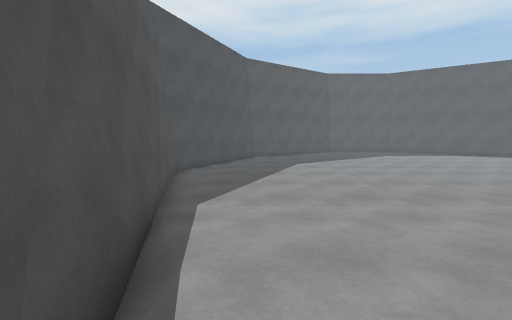
view 1 (above)

17 first-person views from a walk through a 3-D level made in the Unity game engine. The camera is 1.2 m above the floor, tilts 6° down and sees 90° across. The floor is counted in squares, 1 m on a side. Each view is taken from the middle of a square. On the plan, view 1 faces up. The plan holds only what a view shows up to about 12 squares ahead; the rest is blank. The place goes on beyond the plan. The player character is not drawn.

view 2
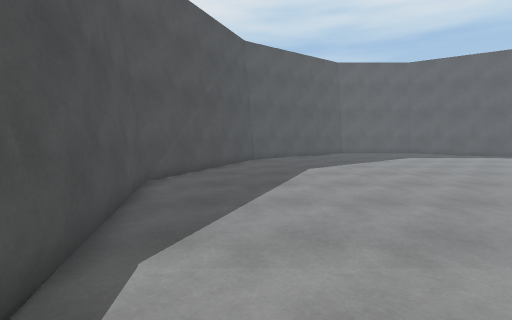

view 3
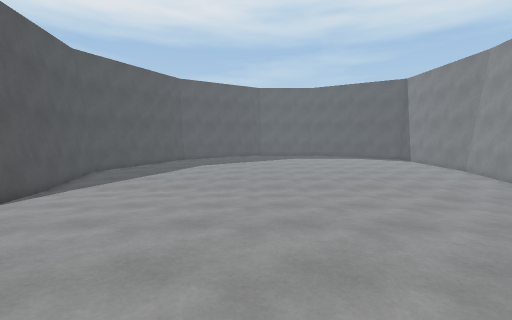

view 4
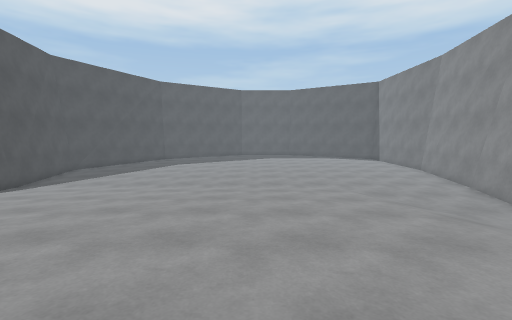

view 5
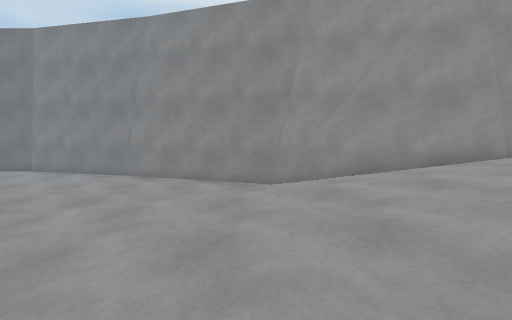

view 6
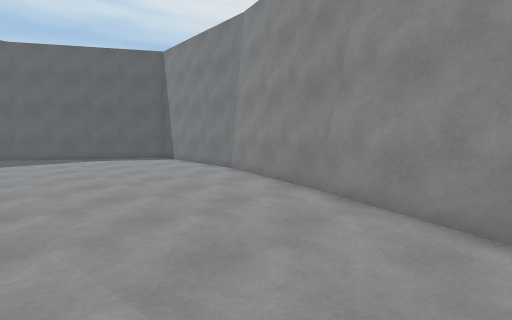

view 7
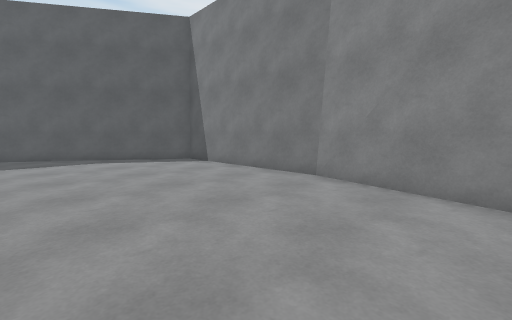

view 8
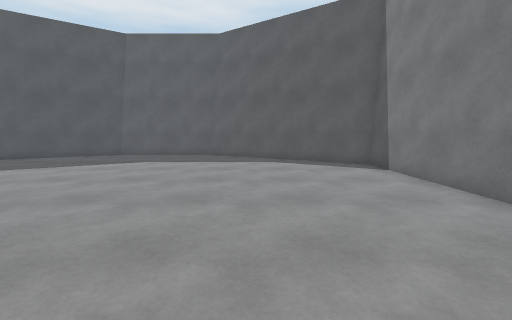

view 9
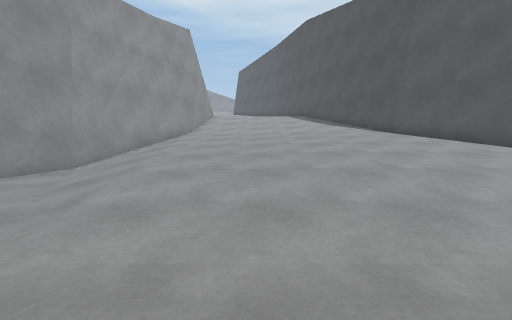

view 10
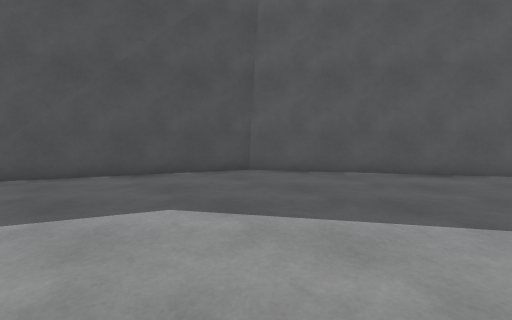

view 11
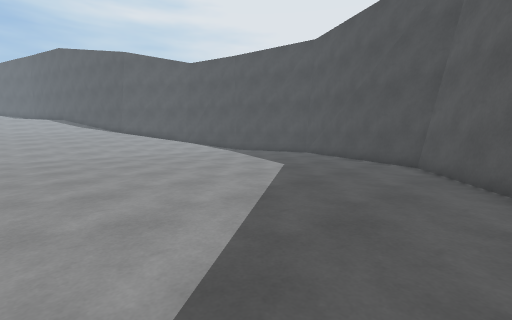

view 12
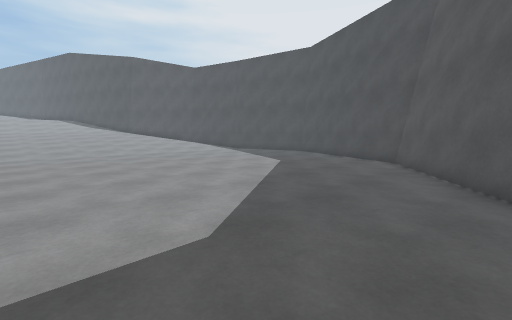

view 13
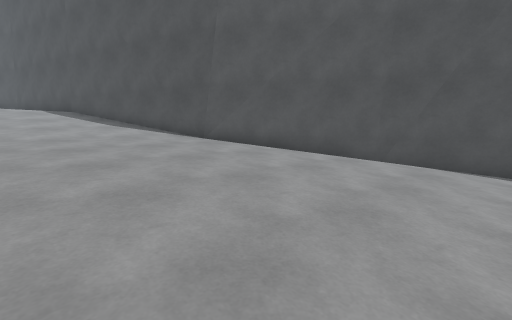

view 14
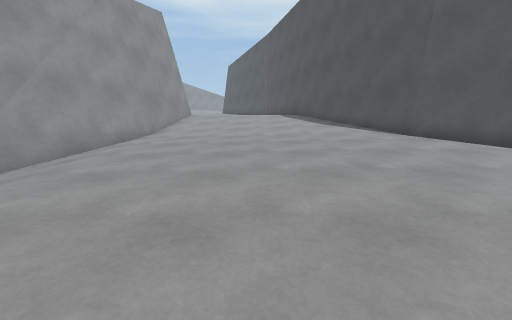

view 15
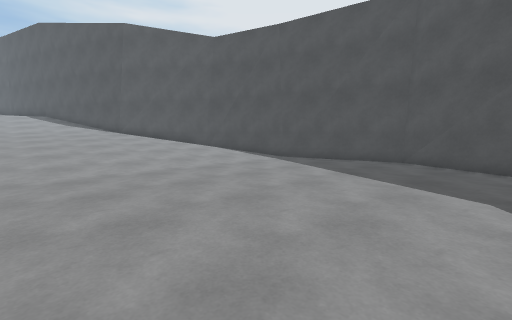

view 16
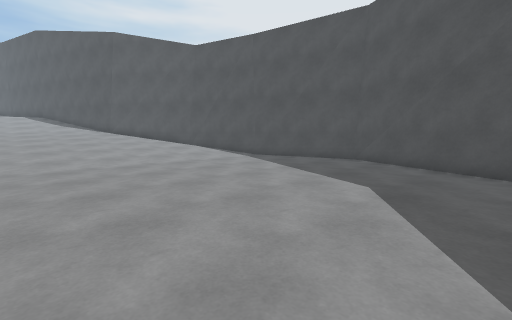

view 17
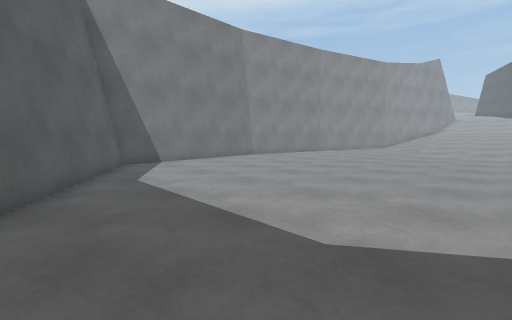

### Floor plan
Key: @ floor where view 1 was taken; # wall or solid block; . main floor; : floor 0.25 m higher than the main floor; + floor 0.5 m higher than the main floor; * floor 0.75 m higher than the main floor; % floor 1 m higher than the main floor; & floor 1.25 m higher than the main floor; / step, stairs or slope.
Columns run from 4 left of view 1 to 19 right of it. Each row starts with its distance up from view 1.
 21        ###.......###
 20       ##...........##
 19     ###.............###
 18    ##.................##
 17    #...................#
 16   ##...................#
 15   #....................#
 14  ##....................#
 13  #.....................#
 12 ##.....................#
 11 #......................#
 10 ##....................##
  9  #....................#
  8  #....................#
  7  #....................#
  6  ##..................##
  5   #..................#
  4   #:::::::::::::/....#
  3   #/::::::::::::/...##
  2   ##++++++++++++//..##
  1    #/++++++++++++//.#
  0    #@*********+++//.#
 -1    ##************//##
 -2     ##%%%%%%*****//#
 -3      #%%%%%%%%%%*/##
 -4      ##&&%%%%%%%%/##
 -5       #&&&&&&&%%%/#

Positions as (right, up) in squares from view 1, and headings:
1: (0, 0), facing up
2: (0, 3), facing up
3: (6, -4), facing up
4: (8, -5), facing up
5: (6, 0), facing right
6: (11, 2), facing up-right
7: (12, 7), facing up-right
8: (14, 8), facing up
9: (9, 8), facing down
10: (6, 12), facing up-left
11: (10, 20), facing down-left
12: (11, 21), facing down-left
13: (8, 4), facing down-left
14: (8, 5), facing down
15: (8, 14), facing down-left
16: (8, 16), facing down-left
17: (8, 21), facing down-right
